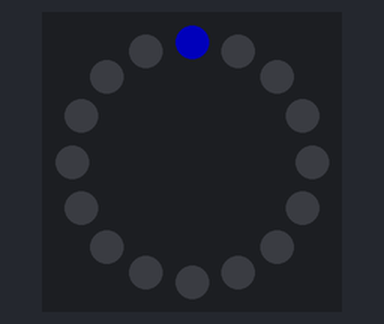
Bench run of a program on a simulated BBC micro:bit running MicroPython. Shown: 16 RGB LEDs in a ring, first at the top, clockwise. Dim RGB values are drawn brighter than linear. At 1.6 s the program stops and its outputs stay as they are.

Above: at 0.05 s.
At 0.45 s:
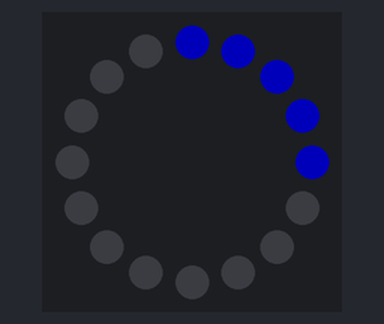
At 0.85 s:
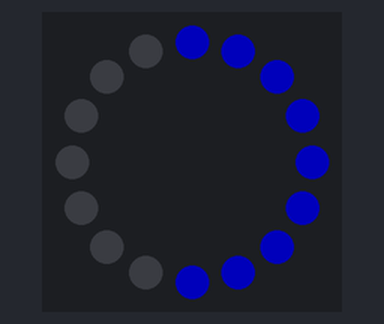
At 1.25 s:
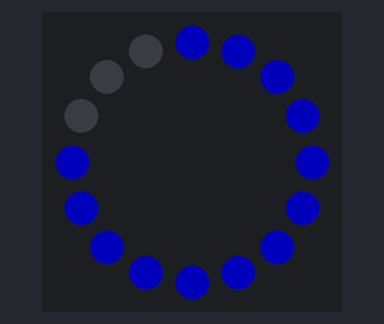
At 1.6 s:
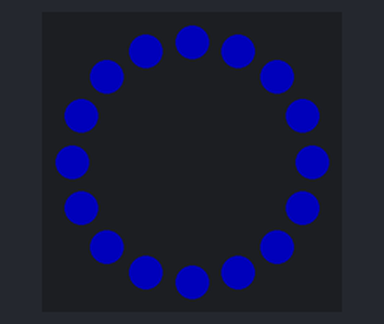

The program:

light_all_led.py
```python
from microbit import *
import neopixel

ring = neopixel.NeoPixel(pin0, 16)

# set a variable called blue to a colour
blue = (0, 0, 75)

# next_led is another variable that changes from zero
# up to but not including 16 (0 ~ 15)
# The code loops 16 times lighting up the led one after another
# The sleep is just a small pause of 100 milliseconds (1/10th of a second)

for next_led in range(0, 16):
    ring[next_led] = blue
    ring.show()
    sleep(100)
```
